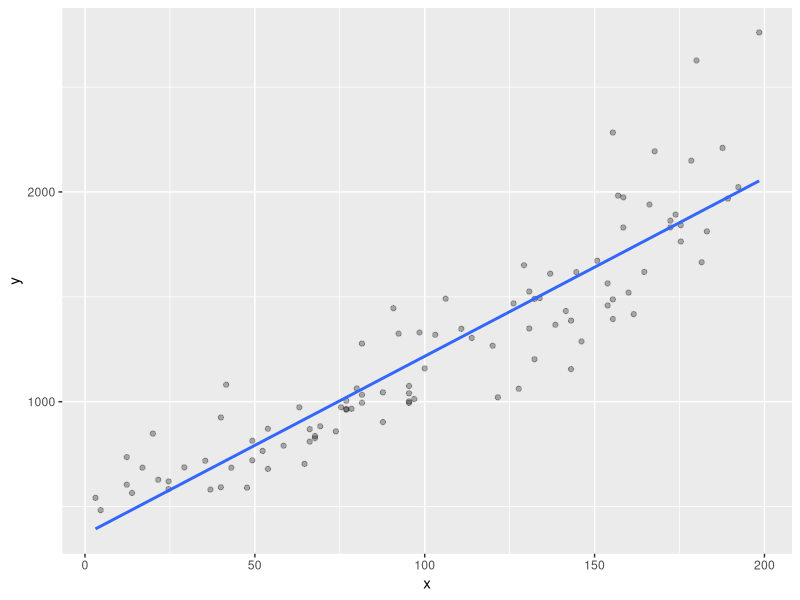
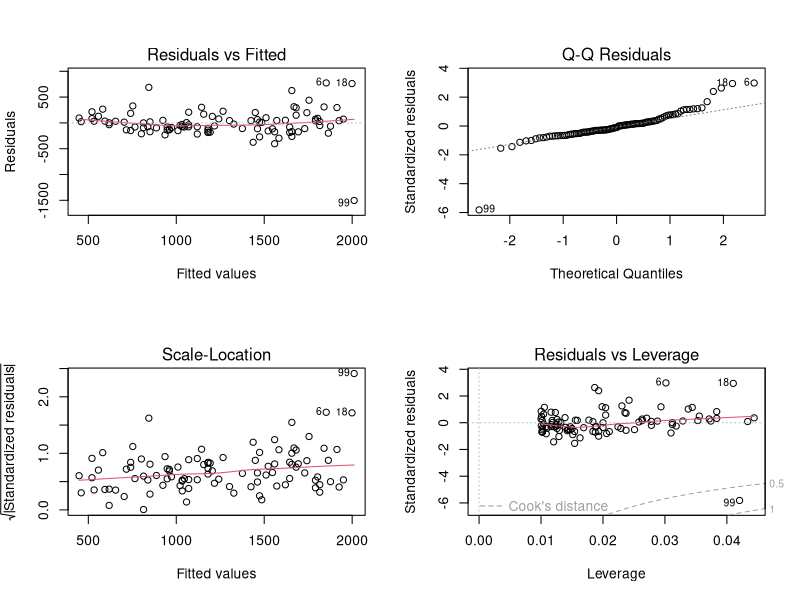
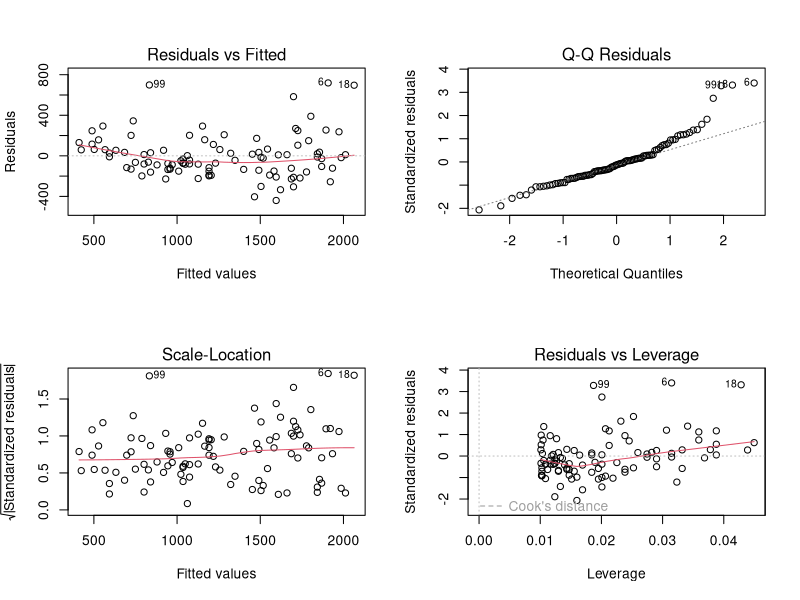
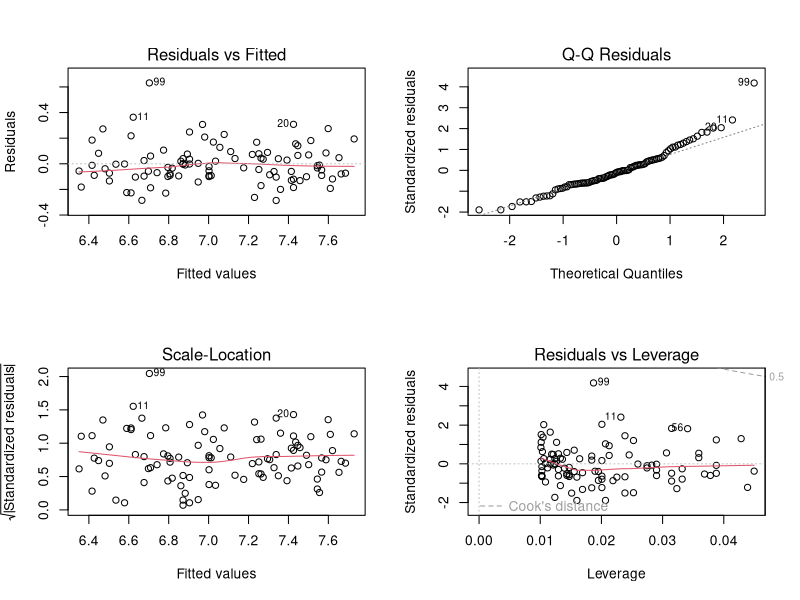
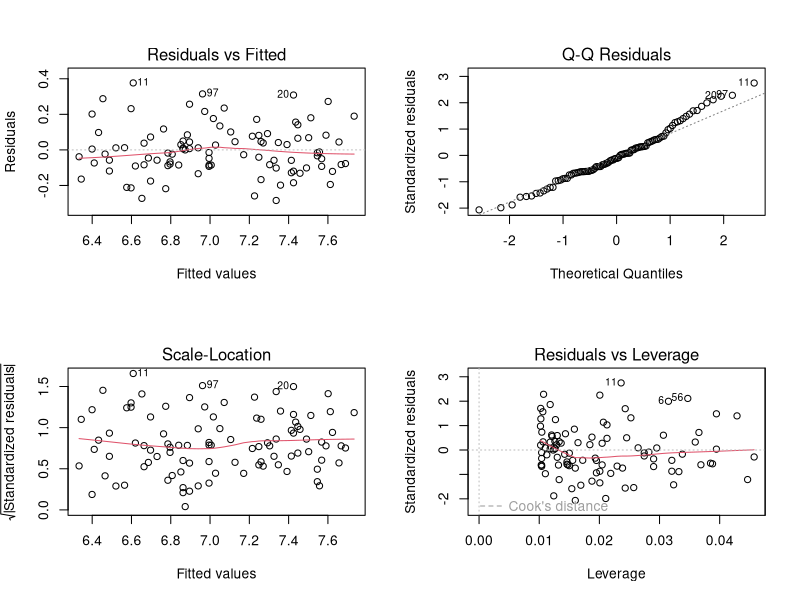

These charts were generated, in order, by the following R code: (Note: this script raises an error after producing the figures.)
library(tidyverse)

set.seed(1)

# 765 + 2.995
# 6.639876 + 1.096944

n <- 100
df <- tibble(
    x = runif(n, 0, 1.3) %>% round(2),
    y = exp(6.339876 + 1.056944 * x + rnorm(n, 0, 0.15)) %>% round(2)
)
df <- df %>%
    mutate( x = x / 1.3 ) %>%
    mutate( x = 0 + (200 - 0) * x )

ggplot(df, aes(x, y)) +
    geom_point(alpha = 0.3) +
    geom_smooth(method = lm, se = FALSE)

df[99, ] <- tibble(x = 200, y = 508)
df[100, ] <- tibble(x = 53, y = 1532)



par(mfrow = c(2,2))
m1 = lm(y ~ x, data = df)
plot(m1)

tmp = df[-99, ]
m1 = lm(y ~ x, data = tmp)
plot(m1)
shapiro.test(resid(m1))

m2 = lm(log(y) ~ x, data = tmp)
plot(m2)
shapiro.test(resid(m2))

tmp = tmp[-99, ]
m3 = lm(log(y) ~ x, data = tmp)
plot(m3)
shapiro.test(resid(m3))



names(df) <- c('angle_degrees', 'rt_ms')


df <- slice_sample(df, n = nrow(df), replace = FALSE)

write_csv(df, path = '~/R/uoepsy/data/mental_rotation.csv')
